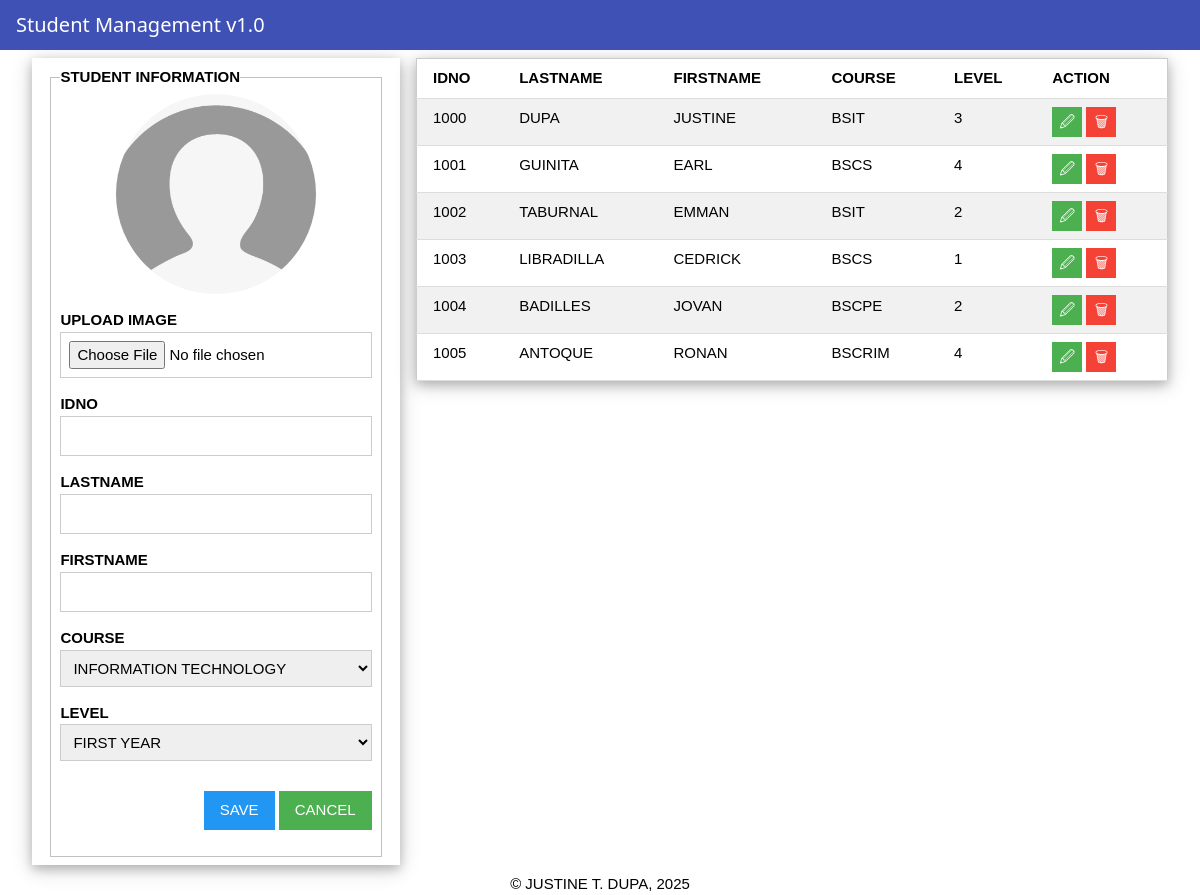
Before: / with the older database file.
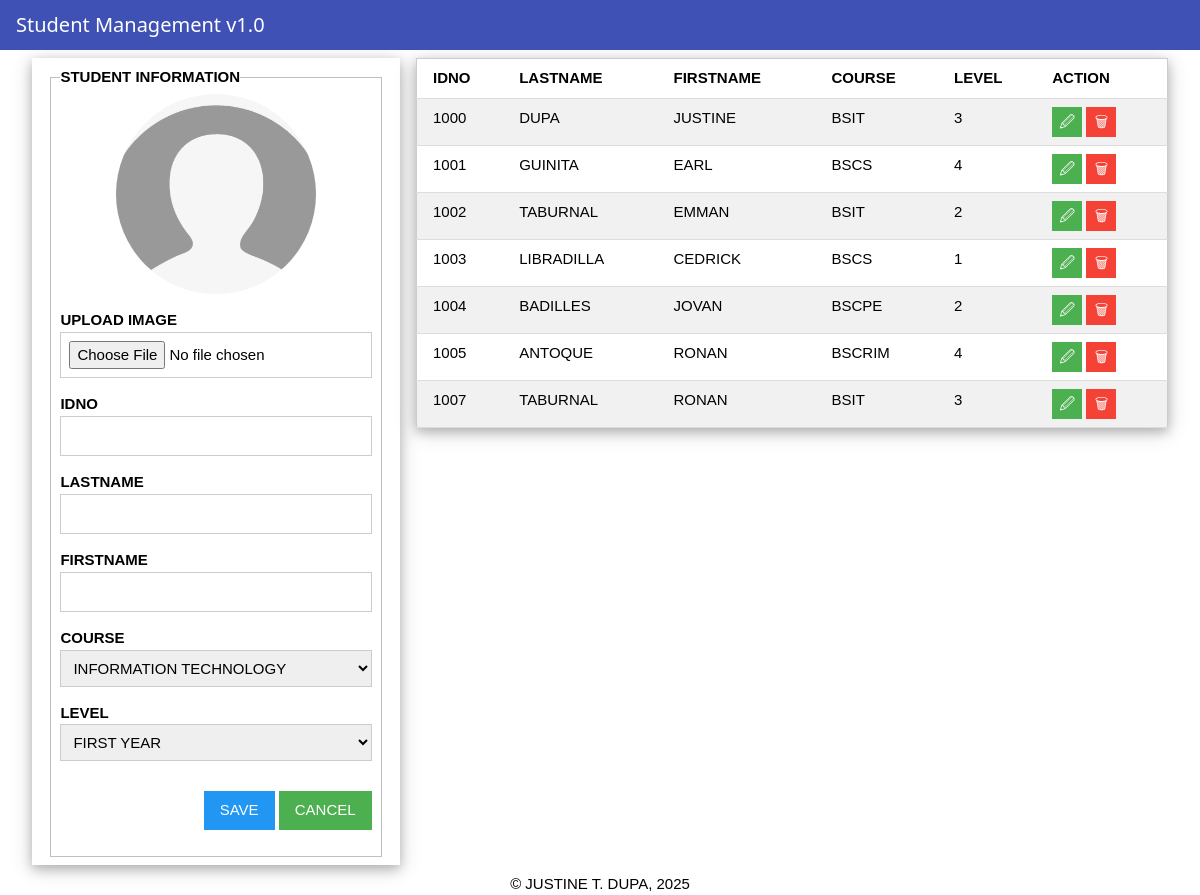
After: the same page with the newer database file.
### tables this page shows
CREATE TABLE students(
id integer primary key autoincrement,
idno varchar(10) unique,
lastname varchar(25),
firstname varchar(25),
course varchar(10),
level varchar(5), image varchar(25));

### app.py (the view)
@app.route("/")
def index() -> None:
    students = getAll('students')
    return render_template('index.html', studentlist=students)

### db/dbhelper.py (called while the page is built)
def getProcess(sql, vals) -> list:
    conn = connect(database)
    conn.row_factory = Row
    cursor = conn.cursor()
    cursor.execute(sql, vals)
    data = cursor.fetchall()
    cursor.close()
    conn.close()
    return data

def getAll(table) -> list:
    sql = f"SELECT * FROM {table}"
    return getProcess(sql, [])

### templates/index.html (shortened to what this page needs)
{% extends 'base.html' %} {% block content %}
<div class="w3-row-padding">
  <div class="w3-third">
    <div class="w3-card-4 w3-container w3-padding">
      <fieldset>
        <legend><b>STUDENT INFORMATION</b></legend>
        <form method="post" enctype="multipart/form-data" action="{% if student %}{{ url_for('update_student', idno=student.idno) }}{% else %}{{ url_for('add_student') }}{% endif %}">
          <center>
            {% if student and student.image %}
              <img id="profilePreview"
                  src="{{ url_for('static', filename='uploads/' ~ student.image) }}"
                  alt="Profile Image" width="200" height="200" style="border-radius: 50%; object-fit: cover;">
            {% else %}
              <img id="profilePreview"
                  src="{{ url_for('static', filename='images/user_profile.png') }}"
                  alt="Default Profile" width="200" height="200" style="border-radius: 50%; object-fit: cover;">
            {% endif %}
          </center>
          <p>
            <label><b>UPLOAD IMAGE</b></label>
            <input type="file" name="image" accept="image/*" class="w3-input w3-border"
                  onchange="previewImage(event)">
          </p>
          <p>
              <label><b>IDNO</b></label>
              <input
              type="number"
              name="idno"
              id="idno"
              class="w3-input w3-border"
              required
              value="{{ student.idno if student else '' }}"
              />
          </p>
          <p>
              <label><b>LASTNAME</b></label>
              <input
              type="text"
              name="lastname"
              id="lastname"
              class="w3-input w3-border"
              required
              value="{{ student.lastname if student else '' }}"
              />
          </p>
          <p>
              <label><b>FIRSTNAME</b></label>
              <input
              type="text"
              name="firstname"
              id="firstname"
              class="w3-input w3-border"
              required
              value="{{ student.firstname if student else '' }}"
              />
          </p>
          <p>
              <label><b>COURSE</b></label>
              <select name="course" id="course" class="w3-input w3-border required">
              <option value="bsit" {% if student and student.course == 'bsit' %}selected{% endif %}>INFORMATION TECHNOLOGY</option>
              </select>
          </p>
          <p>
              <label><b>LEVEL</b></label>
              <select name="level" id="level" class="w3-input w3-border required">
              <option value="1" {% if student and student.level == '1' %}selected{% endif %}>FIRST YEAR</option>
              </select>
          </p>
          <p class="w3-right">
              <input type="submit" value="SAVE" class="w3-button w3-blue" />
              {% if student %}
              <a href="{{ url_for('index') }}" class="w3-button w3-green">CANCEL</a>
              {% else %}
              <input type="reset" value="CANCEL" class="w3-button w3-green" />
              {% endif %}
          </p>
        </form>
      </fieldset>
    </div>
  </div>
  <div class="w3-twothird">
    <table class="w3-table-all w3-card-4">
      <tr>
        <th>IDNO</th>
        <th class="w3-hide-small w3-hide-medium">LASTNAME</th>
        <th class="w3-hide-small w3-hide-medium">FIRSTNAME</th>
        <th class="w3-hide-small w3-hide-medium">COURSE</th>
        <th class="w3-hide-small w3-hide-medium">LEVEL</th>
        <th>ACTION</th>
        {% for student in studentlist %}
        <tr>
            <td>{{  student['idno'] }}</td>
            <td class="w3-hide-small w3-hide-medium">{{  student['lastname'].upper() }}</td>
            <td class="w3-hide-small w3-hide-medium">{{  student['firstname'].upper() }}</td>
            <td class="w3-hide-small w3-hide-medium">{{  student['course'].upper() }}</td>
            <td class="w3-hide-small w3-hide-medium">{{  student['level'] }}</td>
            <td>
                <a href="{{ url_for('update_student', idno=student['idno']) }}" class="w3-button w3-green" style="width: 30px !important; height: 30px !important; padding: 0 !important; text-align: center; line-height: 30px;">&#128393;</a>
                <a href="{{ url_for('delete_student', idno=student['idno']) }}" class="w3-button w3-red" style="width: 30px !important; height: 30px !important; padding: 0 !important; text-align: center; line-height: 30px;">&#128465;</a>
            </td>
        </tr>
        {% endfor %}
      </tr>
    </table>
  </div>
</div>
{% endblock %}

### templates/base.html (shortened to what this page needs)
<!DOCTYPE html>
<html lang="en">
  <head>
    <link rel="stylesheet" href="../static/css/w3.css" />
  </head>
  <body>
    <div class="w3-bar w3-container w3-indigo" style="position: sticky; top: 0">
      <h4>Student Management v1.0</h4>
    </div>
    <div class="w3-container w3-padding">
      {% block content %} {% endblock %}
    </div>
    <center>&copy; JUSTINE T. DUPA, 2025</center>
  </body>
</html>

### static/css/w3.css (style rules this page uses)
*,*:before,*:after { box-sizing:inherit }
html { -ms-text-size-adjust:100%;-webkit-text-size-adjust:100% }
body { margin:0 }
a { background-color:transparent }
b,strong { font-weight:bolder }
img { border-style:none }
button,input,select,textarea,optgroup { font:inherit;margin:0 }
button,input { overflow:visible }
button,select { text-transform:none }
button,[type=button],[type=reset],[type=submit] { -webkit-appearance:button }
fieldset { border:1px solid #c0c0c0;margin:0 2px;padding:.35em .625em .75em }
legend { color:inherit;display:table;max-width:100%;padding:0;white-space:normal }
html,body { font-family:Verdana,sans-serif;font-size:15px;line-height:1.5 }
html { overflow-x:hidden }
h4 { font-size:20px }
h1,h2,h3,h4,h5,h6 { font-family:"Segoe UI",Arial,sans-serif;font-weight:400;margin:10px 0 }
img { vertical-align:middle }
a { color:inherit }
.w3-table,.w3-table-all { border-collapse:collapse;border-spacing:0;width:100%;display:table }
.w3-table-all { border:1px solid #ccc }
.w3-bordered tr,.w3-table-all tr { border-bottom:1px solid #ddd }
.w3-table-all tr:nth-child(odd) { background-color:#fff }
.w3-table-all tr:nth-child(even) { background-color:#f1f1f1 }
.w3-table td,.w3-table th,.w3-table-all td,.w3-table-all th { padding:8px 8px;display:table-cell;text-align:left;vertical-align:top }
.w3-table th:first-child,.w3-table td:first-child,.w3-table-all th:first-child,.w3-table-all td:first-child { padding-left:16px }
.w3-btn,.w3-button { border:none;display:inline-block;padding:8px 16px;vertical-align:middle;overflow:hidden;text-decoration:none;color:inherit;background-color:inherit;text-align:center;cursor:pointer;white-space:nowrap }
.w3-btn,.w3-button { -webkit-touch-callout:none;-webkit-user-select:none;-khtml-user-select:none;-moz-user-select:none;-ms-user-select:none;user-select:none }
.w3-input { padding:8px;display:block;border:none;border-bottom:1px solid #ccc;width:100% }
.w3-bar { width:100%;overflow:hidden }
.w3-container:after,.w3-container:before,.w3-panel:after,.w3-panel:before,.w3-row:after,.w3-row:before,.w3-row-padding:after,.w3-row-padding:before, .w3-cell-row:before,.w3-cell-row:after,.w3-clear:after,.w3-clear:before,.w3-bar:before,.w3-bar:after { content:"";display:table;clear:both }
.w3-col,.w3-half,.w3-third,.w3-twothird,.w3-threequarter,.w3-quarter { float:left;width:100% }
@media (min-width:601px) { .w3-col.m4,.w3-third { width:33.33333% } }
@media (min-width:601px) { .w3-col.m8,.w3-twothird { width:66.66666% } }
.w3-row-padding,.w3-row-padding>.w3-half,.w3-row-padding>.w3-third,.w3-row-padding>.w3-twothird,.w3-row-padding>.w3-threequarter,.w3-row-padding>.w3-quarter,.w3-row-padding>.w3-col { padding:0 8px }
.w3-container,.w3-panel { padding:0.01em 16px }
.w3-card-4,.w3-hover-shadow:hover { box-shadow:0 4px 10px 0 rgba(0,0,0,0.2),0 4px 20px 0 rgba(0,0,0,0.19) }
.w3-border { border:1px solid #ccc!important }
.w3-padding { padding:8px 16px!important }
.w3-right { float:right!important }
.w3-blue,.w3-hover-blue:hover { color:#fff!important;background-color:#2196F3!important }
.w3-green,.w3-hover-green:hover { color:#fff!important;background-color:#4CAF50!important }
.w3-indigo,.w3-hover-indigo:hover { color:#fff!important;background-color:#3f51b5!important }
.w3-red,.w3-hover-red:hover { color:#fff!important;background-color:#f44336!important }

Changed rows visible on the page:
added students: idno "1007", lastname "TABURNAL", firstname "RONAN", course "BSIT", level "3"
